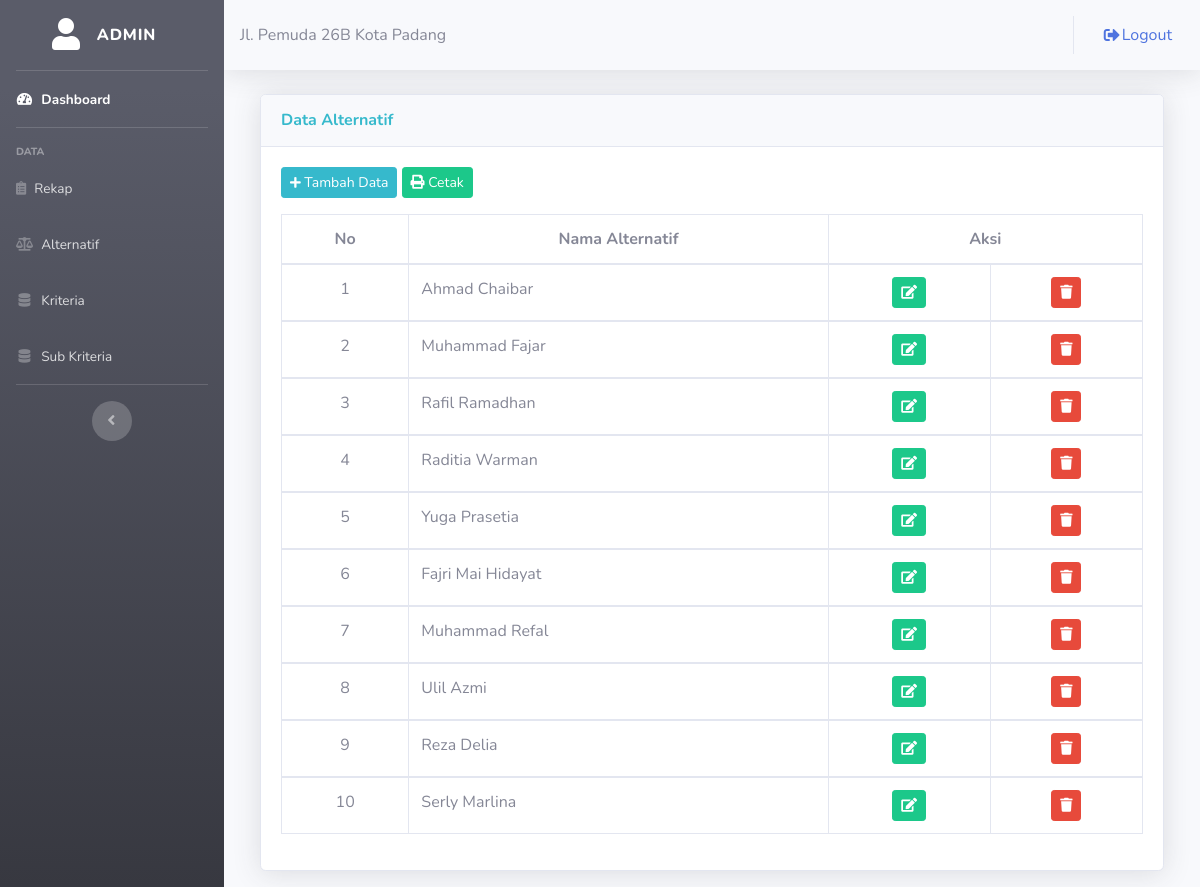
The page /admin/data_alternatif.php (signed in) on the database its author committed.
### tables this page shows
CREATE TABLE `alternatif` (
  `id_alternatif` int(11) NOT NULL,
  `nama_alternatif` varchar(50) NOT NULL,
  `id_periode` int(11) NOT NULL
);

### admin/data_alternatif.php (the view, shortened to what this page needs)
<?php
	include ("style/header.php");
	include ("style/sidebarawal.php");
?>
<div class="container-fluid">
	<div class="col-lg-12">
		<div class="card shadow mt-3 mb-3">
			<div class="card-header py-3">
				<h6 class="m-0 font-weight-bold text-info">Data Alternatif</h6>
			</div>
			<div class="card-body">
				<button class="btn btn-sm btn-info mb-3" data-toggle="modal" data-target="#tambah_mobil"><i class="fas fa-plus fa-sm"></i> Tambah Data</button>
        		<a target="_blank" href="cetak_alternatif.php" class="btn btn-sm btn-success mb-3"><i class="fas fa-print"></i> Cetak</a>
      		<div class="table-responsive">
				<table class="table table-bordered">
					<thead>
						<tr align="center">
							<th>No</th>
							<th>Nama Alternatif</th>
							<th colspan="2">Aksi</th>
						</tr>
					</thead>
					<?php
						include("../config/koneksi.php");
						$no=1;
						$sql = mysqli_query($konek, "SELECT * FROM alternatif");
						while($array = mysqli_fetch_assoc($sql)){
					?>
					<tbody>
						<tr align="center">
							<td><?php echo $no++; ?></td>
							<td align="left"><?php echo $array['nama_alternatif']; ?></td>
							<td>
								<a href="edit_alternatif.php?id=<?php echo $array['id_alternatif']; ?>"><i class="btn btn-success btn-sm"><span class="fas fa-edit"></span></i></a>
							</td>
							<td>
								<a href="hapus_alternatif.php?id=<?php echo $array['id_alternatif']; ?>"><i class="btn btn-danger btn-sm"><span class="fas fa-trash"></span></i></a>
							</td>
						</tr>
					</tbody>
					<?php
					}
					?>
				</table>
      		</div>
			</div>
		</div>
	</div>
</div>
<?php
	include ("style/footer.php");
?>

### rows shown on the page
alternatif: nama_alternatif "Ahmad Chaibar"
alternatif: nama_alternatif "Muhammad Fajar"
alternatif: nama_alternatif "Rafil Ramadhan"
alternatif: nama_alternatif "Raditia Warman"
alternatif: nama_alternatif "Yuga Prasetia"
alternatif: nama_alternatif "Fajri Mai Hidayat"
alternatif: nama_alternatif "Muhammad Refal"
alternatif: nama_alternatif "Ulil Azmi"
alternatif: nama_alternatif "Reza Delia"
alternatif: nama_alternatif "Serly Marlina"

### other values the page prints
$_SESSION['username'] "ADMIN"
